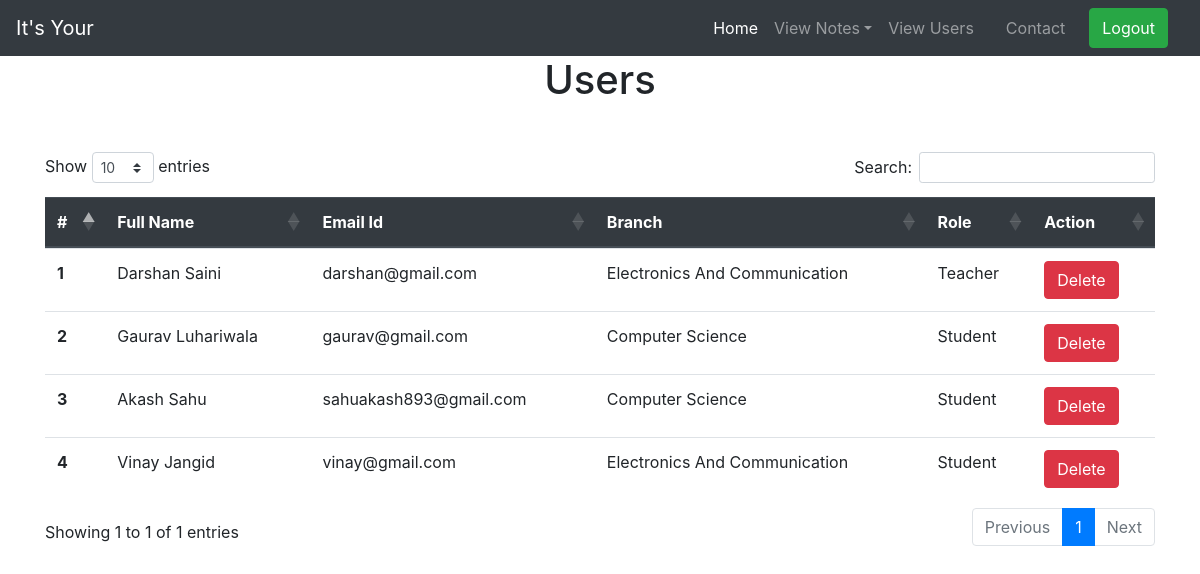
The app's page /view_users (signed in), older data.
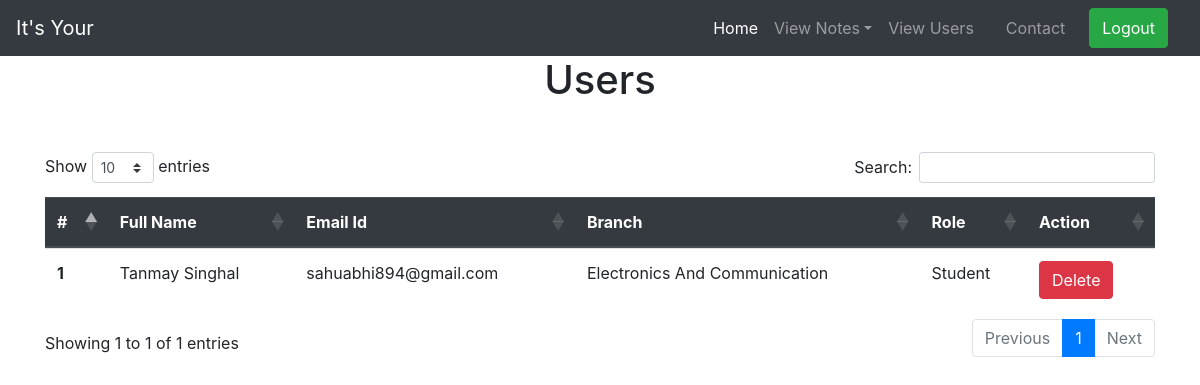
The same page, newer data.
### notes/models.py (models this page shows, shortened)
class Signup(models.Model):
    user = models.ForeignKey(User,on_delete=models.CASCADE)
    branch =models.CharField(max_length=30,null=True)
    role =models.CharField(max_length=15,null=True)
    auth_token = models.CharField(max_length=100)
    is_verified = models.BooleanField(default=False)
    created_at = models.DateTimeField(auto_now_add=True)

### notes/views.py (the view)
# urls.py: path('view_users',view_users, name='view_users'),
def view_users(request):
    if not request.user.is_authenticated:
           return redirect('index')
    users = Signup.objects.all()
    d={'users':users}
    return render(request,'notes/view_users.html',d)

### notes/templates/notes/view_users.html (shortened to what this page needs)
{% extends 'notes/admin_nav.html' %}
{% load static %}
{% block body %}
<link rel="stylesheet" href="https://cdnjs.cloudflare.com/ajax/libs/twitter-bootstrap/4.5.2/css/bootstrap.css">
<link rel="stylesheet" href="https://cdn.datatables.net/1.10.23/css/dataTables.bootstrap4.min.css">
<h1 class="text-center">Users </h1>
<div class="container mt-5">
    <table class="table" id="example">
        <thead class="thead-dark">
          <tr>
            <th scope="col">#</th>
            <th scope="col">Full Name</th>
            <th scope="col">Email Id</th>
            <th scope="col">Branch</th>
            <th scope="col">Role</th>
            <th scope="col">Action</th>
          </tr>
        </thead>
        {% for i in users %}
        <tbody>
          <tr>
            <th scope="row">{{forloop.counter }}</th>
            <td style="text-transform: capitalize;">{{i.user.first_name}} {{i.user.last_name}}</td>
            <td>{{i.user.email}}</td>
            <td>{{i.branch}}</td>
            <td>{{i.role}}</td>
            <td><a href="{% url 'delete_users' i.user.id %}" class="btn btn-danger" onclick="return confirm('Are You Sure')">Delete</a></td>
          </tr>
        </tbody>
        {% endfor %}
      </table>
</div>
{% endblock %}

### notes/templates/notes/admin_nav.html (shortened to what this page needs)
<!DOCTYPE html>
<html lang="en">
<head>
  <link rel="stylesheet" href="https://maxcdn.bootstrapcdn.com/bootstrap/4.3.1/css/bootstrap.min.css">
  <link rel="stylesheet" href="https://use.fontawesome.com/releases/v5.6.3/css/all.css">
</head>
<body>
  <nav class="navbar navbar-expand-lg navbar-dark bg-dark">
    <a class="navbar-brand" href="#">It's Your</a>
    <div class="collapse navbar-collapse" id="navbarSupportedContent">
      <ul class="navbar-nav ml-auto">
        <li class="nav-item active">
          <a class="nav-link" href="{% url 'admin_home' %}">Home </a>
        </li>
        <li class="nav-item dropdown">
          <a class="nav-link dropdown-toggle" href="#" data-toggle="dropdown">View Notes</a>
        </li>
        <li class="nav-item mr-3">
          <a class="nav-link" href="{% url 'view_users' %}">View Users</a>
        </li>
        <li class="nav-item mr-3">
          <a class="nav-link" href="{% url 'contact_me' %}">Contact</a>
        </li>
          <button type="button" class="btn btn-success mr-3" >
            <a  href="/logout" style="text-decoration: none;color: white;">Logout</a>
          </button>
      </ul>
    </div>
  </nav>
</body>
</html>
{% block body %}
{% endblock %}

Row changes from the older to the newer data that the page shows:
removed Signup: user.first_name "Darshan", user.last_name "Saini", user.email "darshan@gmail.com", branch "Electronics And Communication", role "Teacher"
removed Signup: user.first_name "Gaurav", user.last_name "Luhariwala", user.email "gaurav@gmail.com", branch "Computer Science", role "Student"
removed Signup: user.first_name "Akash", user.last_name "Sahu", user.email "sahuakash893@gmail.com", branch "Computer Science", role "Student"
removed Signup: user.first_name "Vinay", user.last_name "Jangid", user.email "vinay@gmail.com", branch "Electronics And Communication", role "Student"
added Signup: user.first_name "Tanmay", user.last_name "Singhal", user.email "sahuabhi894@gmail.com", branch "Electronics And Communication", role "Student"
